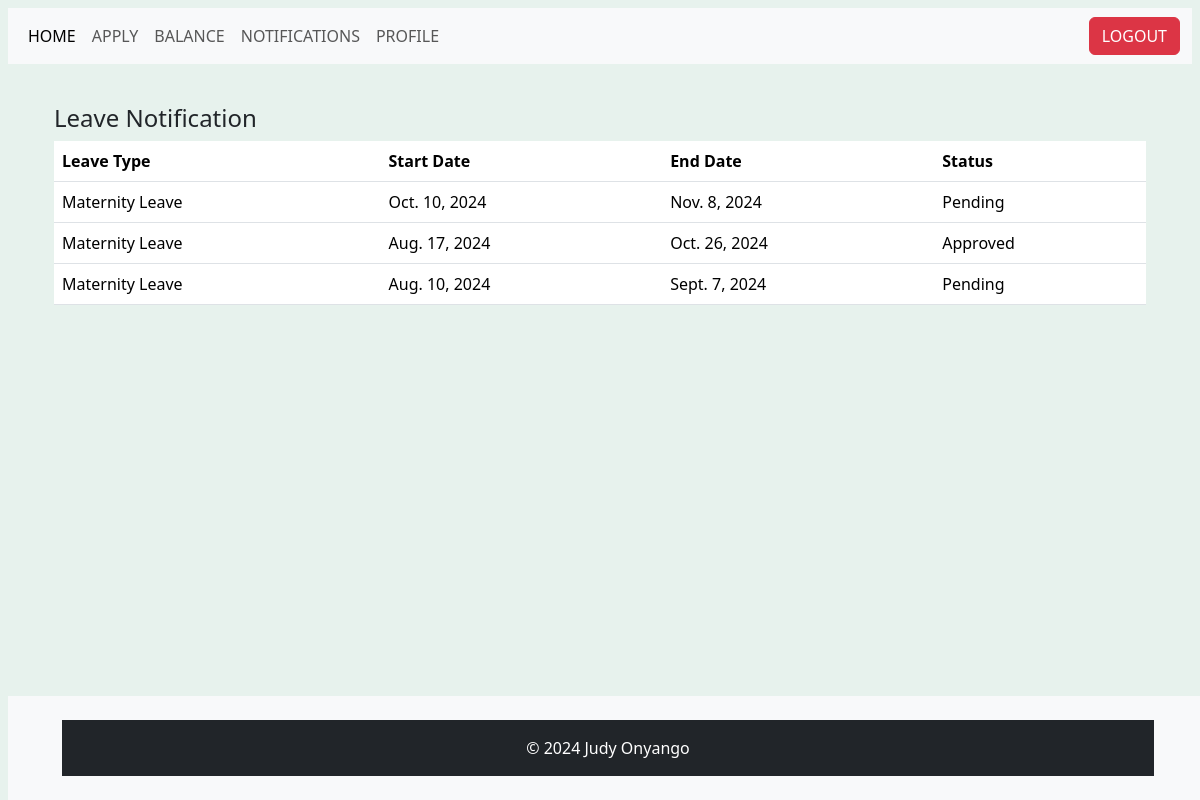
Screenshot of /notifications/ (signed in) with the database file from the repository.
### users/models.py (models this page shows, shortened)
class LeaveApplication(models.Model):
    user = models.ForeignKey(settings.AUTH_USER_MODEL, on_delete=models.CASCADE)
    leave_type = models.ForeignKey(LeaveType, on_delete=models.CASCADE)
    start_date = models.DateField()
    end_date = models.DateField()
    message = models.TextField(default='')
    status = models.CharField(max_length=50, default='Pending')

class LeaveType(models.Model):
    name = models.CharField(max_length=50)
    def __str__(self):
        return self.name

### users/views.py (the view)
# urls.py: path('notifications/', views.notification, name='notifications'),
@login_required
def notification(request):
    leave_applications = LeaveApplication.objects.filter(user=request.user).order_by('-start_date')
    return render(request, 'users/notification.html', {
        'user': request.user,
        'leave_applications': leave_applications
    })

### users/templates/users/notification.html (shortened to what this page needs)
{% extends "users/base.html" %}
 {% block content %}
<div class="container">
<div class="row mt-4 mt-6">
<div class="col-md-12">
<h4 class="mt-3">Leave Notification</h4>
<table class="table">
<thead>
<tr>
<th>Leave Type</th>
<th>Start Date</th>
 <th>End Date</th>
<th>Status</th>
</tr>
 </thead>
<tbody>
{% for leave_application in leave_applications %}
 <tr>
<td>{{ leave_application.leave_type }}</td>
<td>{{ leave_application.start_date }}</td>
<td>{{ leave_application.end_date }}</td>
<td>{{ leave_application.status }}</td>
</tr>
{% empty %}
<tr>
<td colspan="4" class="text-center">No leave applications found.</td>
</tr>
{% endfor %}
</tbody>
</table>
</div>
</div>
</div>
{% endblock %}

### rows the page displays
LeaveApplication: leave_type "Maternity Leave", start_date "Oct. 10, 2024", end_date "Nov. 8, 2024", status "Pending"
LeaveApplication: leave_type "Maternity Leave", start_date "Aug. 17, 2024", end_date "Oct. 26, 2024", status "Approved"
LeaveApplication: leave_type "Maternity Leave", start_date "Aug. 10, 2024", end_date "Sept. 7, 2024", status "Pending"
